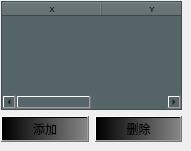
      <widget class="QWidget" name="page">
       <widget class="QWidget" name="layoutWidget">
        <property name="geometry">
         <rect>
          <x>1</x>
          <y>1</y>
          <width>181</width>
          <height>141</height>
         </rect>
        </property>
        <layout class="QVBoxLayout" name="verticalLayout_3">
         <item>
          <widget class="QTableWidget" name="piecewise_TW">
           <property name="font">
            <font>
             <family>Arial</family>
             <pointsize>6</pointsize>
             <weight>9</weight>
             <italic>false</italic>
             <bold>false</bold>
            </font>
           </property>
           <property name="styleSheet">
            <string notr="true">font: 75 6pt &quot;Arial&quot;;
background-color: rgb(86, 101, 104);</string>
           </property>
           <column>
            <property name="text">
             <string>X</string>
            </property>
           </column>
           <column>
            <property name="text">
             <string>Y</string>
            </property>
           </column>
          </widget>
         </item>
         <item>
          <layout class="QHBoxLayout" name="horizontalLayout_5">
           <item>
            <widget class="QPushButton" name="addPiecewiseWindow_BT">
             <property name="styleSheet">
              <string notr="true">background-color: qlineargradient(spread:pad, x1:0, y1:0, x2:1, y2:0, stop:0 rgba(0, 0, 0, 255), stop:1 rgba(134, 134, 134, 255));
border-left:1px solid  rgb(77, 77, 57);
border-bottom:1px solid  rgb(77, 77, 57);</string>
             </property>
             <property name="text">
              <string>添加</string>
             </property>
            </widget>
           </item>
           <item>
            <widget class="QPushButton" name="removePiecewisePoint_BT">
             <property name="styleSheet">
              <string notr="true">background-color: qlineargradient(spread:pad, x1:0, y1:0, x2:1, y2:0, stop:0 rgba(0, 0, 0, 255), stop:1 rgba(134, 134, 134, 255));
border-left:1px solid  rgb(77, 77, 57);
border-bottom:1px solid  rgb(77, 77, 57);</string>
             </property>
             <property name="text">
              <string>删除</string>
             </property>
            </widget>
           </item>
          </layout>
         </item>
        </layout>
       </widget>
      </widget>
